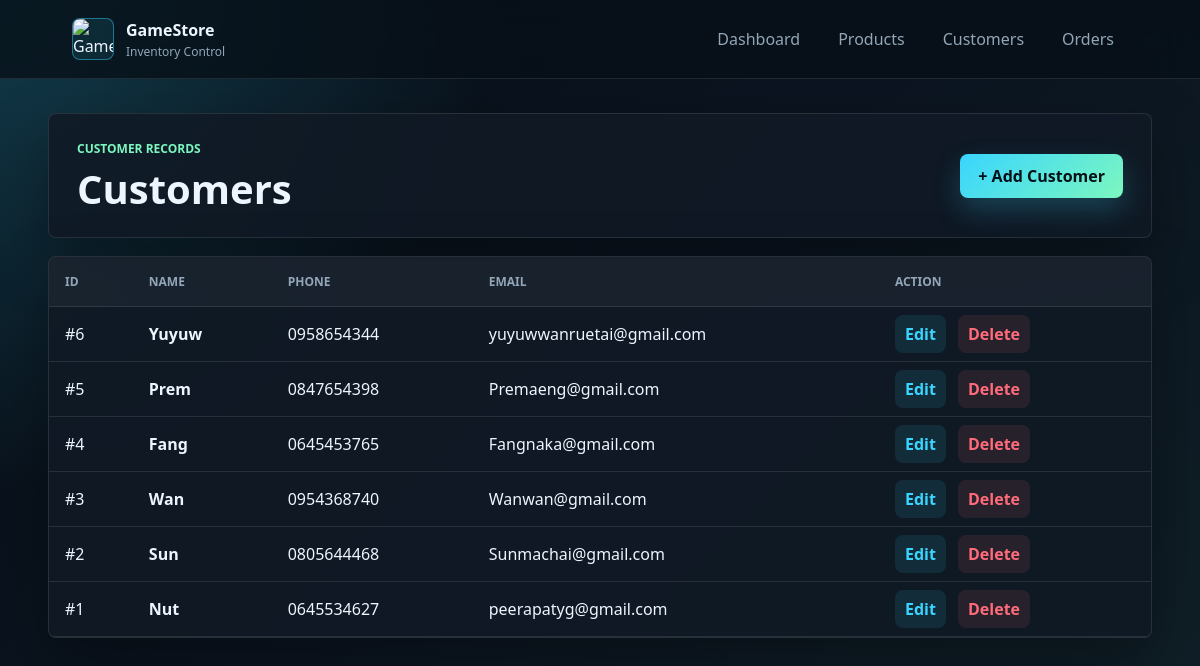
The page /customers on the database as committed earlier.
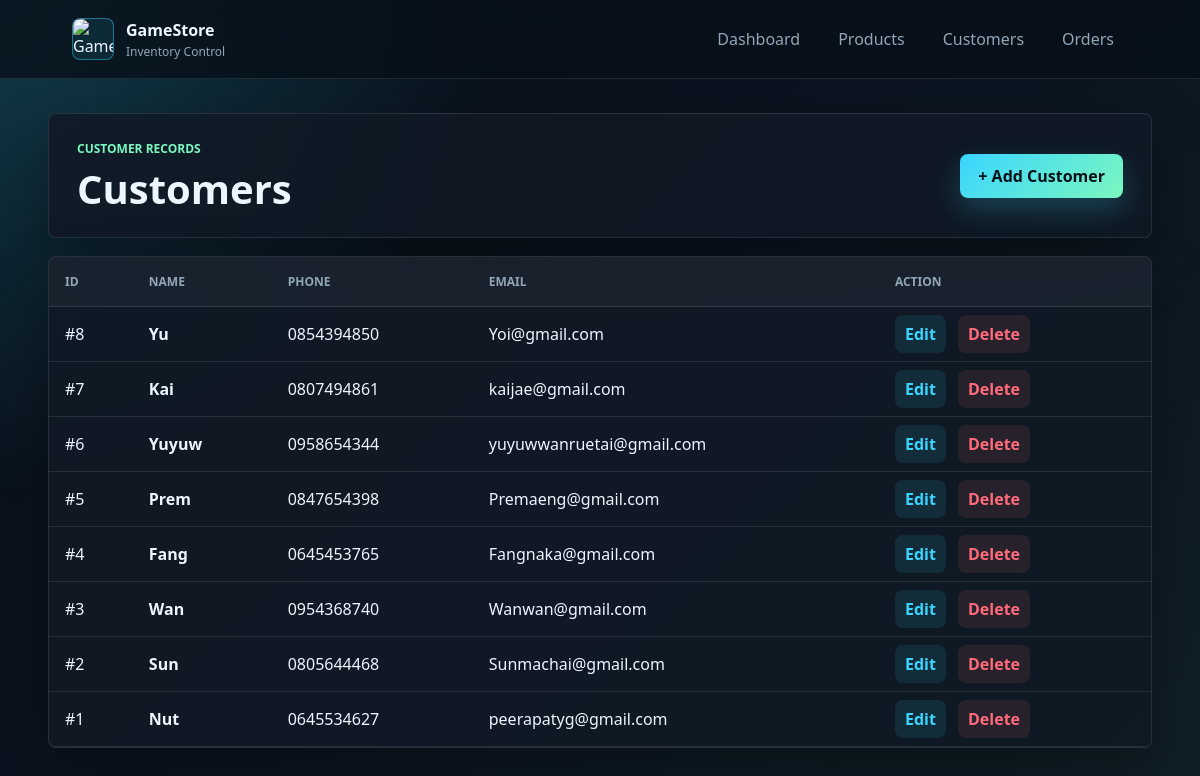
The same page on the database as committed later.
### tables this page shows
CREATE TABLE customers (
    customer_id INTEGER PRIMARY KEY AUTOINCREMENT,
    name TEXT NOT NULL,
    phone TEXT,
    email TEXT UNIQUE
);

### app.py (the view)
@app.route('/customers')
def customers():
    conn = get_db_connection()
    customers = conn.execute('''
        SELECT * FROM customers
        ORDER BY customer_id DESC
    ''').fetchall()
    conn.close()
    return render_template('customers.html', customers=customers)

### app.py (called while the page is built)
def get_db_connection():
    conn = sqlite3.connect(app.config['DATABASE'])
    conn.row_factory = sqlite3.Row
    return conn

### templates/customers.html
{% extends 'base.html' %}
{% block content %}
<div class="page-header">
    <div>
        <p class="eyebrow">Customer Records</p>
        <h1>Customers</h1>
    </div>
    <a class="btn" href="/add_customer">+ Add Customer</a>
</div>
<div class="table-wrap">
    <table>
        <tr>
            <th>ID</th>
            <th>Name</th>
            <th>Phone</th>
            <th>Email</th>
            <th>Action</th>
        </tr>
        {% for c in customers %}
        <tr>
            <td>#{{ c.customer_id }}</td>
            <td><strong>{{ c.name }}</strong></td>
            <td>{{ c.phone }}</td>
            <td>{{ c.email }}</td>
            <td class="actions">
                <a class="link-btn" href="/edit_customer/{{ c.customer_id }}">Edit</a>
                <a class="link-btn danger" href="/delete_customer/{{ c.customer_id }}"
                   onclick="return confirm('Delete this customer?')">Delete</a>
            </td>
        </tr>
        {% else %}
        <tr>
            <td class="empty-state" colspan="5">No customers yet.</td>
        </tr>
        {% endfor %}
    </table>
</div>
{% endblock %}

Rows that differ between the two databases and show on the page:
added customers: customer_id "8", name "Yu", phone "0854394850", email "Yoi@gmail.com"
added customers: customer_id "7", name "Kai", phone "0807494861", email "kaijae@gmail.com"
